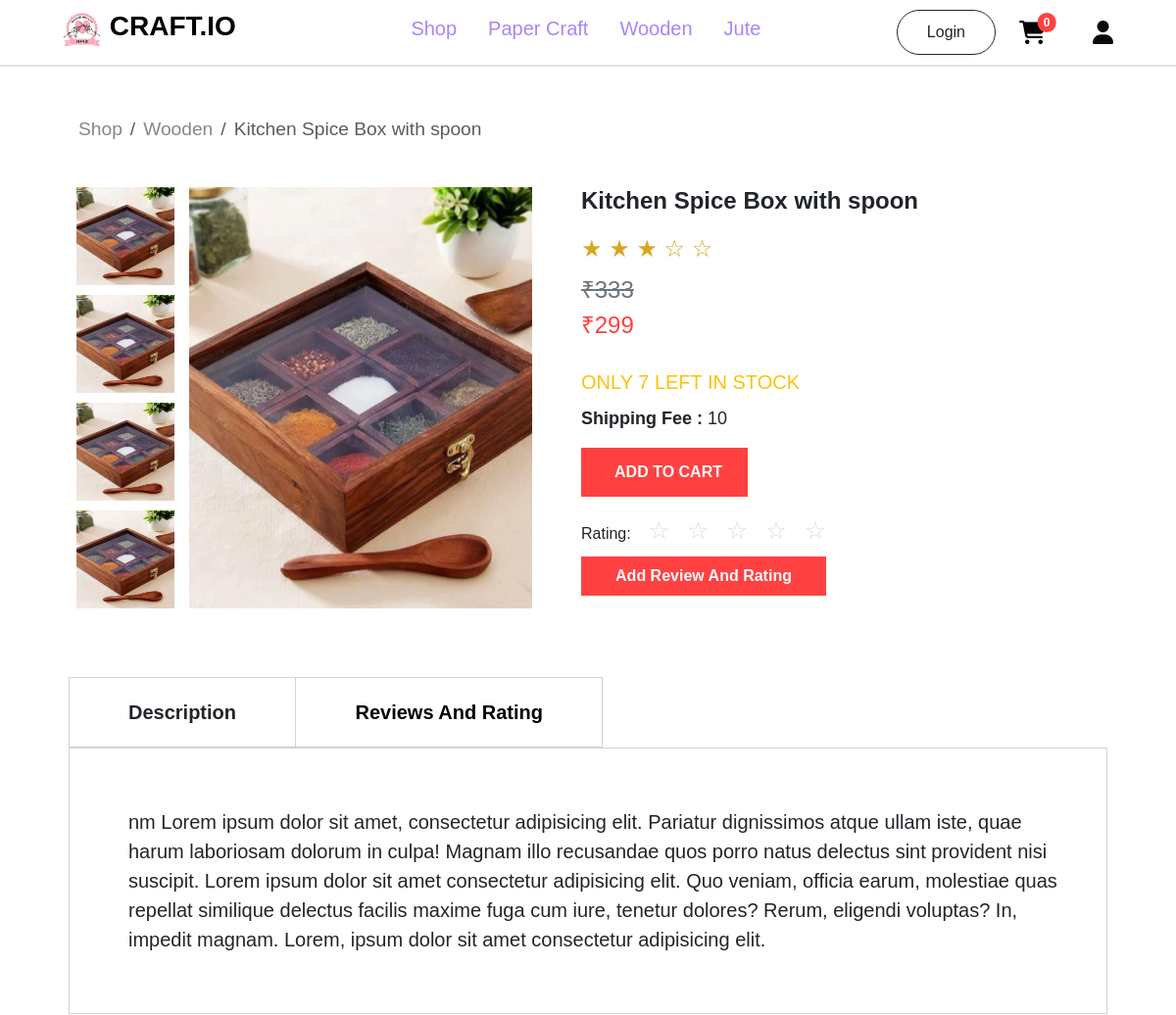
Before: /customer/pdetail/3/ (upper part) with the older database file.
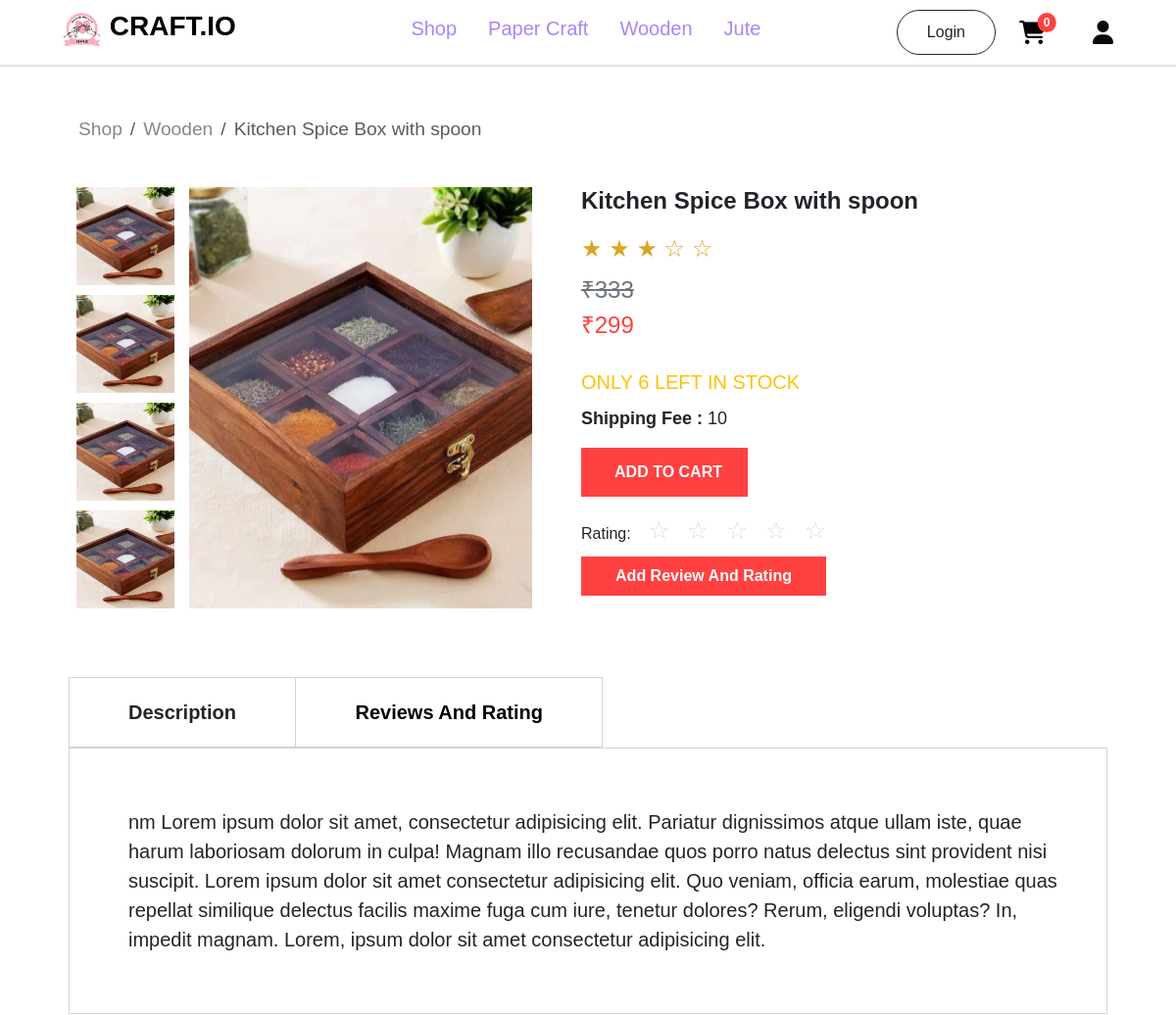
After: the same page with the newer database file.
### account/models.py (models this page shows, shortened)
class Productss(models.Model):
    title=models.CharField(max_length=100)
    description=models.CharField(max_length=500)
    price=models.IntegerField()
    offerprice=models.IntegerField()
    image=models.ImageField(upload_to='product_images')
    stock=models.IntegerField()
    ShippingFee=models.CharField(max_length=100,default='Free')
    created_at = models.DateTimeField(default=timezone.now)
    options=(
        ('PaperCraft','PaperCraft'),
        ('Wooden','Wooden'),
        ('Jute','Jute'),
    )
    category=models.CharField(max_length=100,choices=options)

### customer/views.py (the view)
# urls.py: path('pdetail/<int:id>/', ProductDetailView.as_view(), name='pdetail'),
class ProductDetailView(DetailView):
    template_name = 'productdetail.html'
    queryset = Productss.objects.all()
    context_object_name = 'product'
    pk_url_kwarg = 'id'
    def get_context_data(self, **kwargs):
        context = super().get_context_data(**kwargs)
        product = self.get_object()
        reviews = product.reviews.all()
        avg_rating = reviews.aggregate(Avg('rating'))['rating__avg']
        context['reviews'] = reviews
        context['avg_rating'] = avg_rating if avg_rating else 0
        related_products = Productss.objects.filter(category=product.category).exclude(id=product.id)[:4]
        for related_product in related_products:
            related_reviews = related_product.reviews.all()
            related_avg_rating = related_reviews.aggregate(Avg('rating'))['rating__avg']
            related_product.avg_rating = related_avg_rating if related_avg_rating else 0
        context['related_products'] = related_products
        return context

### customer/context_processors.py (called while the page is built)
def item_count(request):
    if request.user.is_authenticated:
        cart_count=Cart.objects.filter(user=request.user).count()
        wishlist_count=Wishlist.objects.filter(user=request.user).count()
        order_count=Orders.objects.filter(user=request.user).count()
        return {'cart':cart_count,'wishlist':wishlist_count,'order':order_count}
    else:
        return {"cart":0,'wishlist':0,"order":0}

### customer/templatetags/custom_filters.py (called while the page is built)
@register.filter
def to(value, max_value):
    try:
        value = int(value)
    except (ValueError, TypeError):
        value = 0
    filled_stars = '★' * value
    empty_stars = '☆' * (max_value - value)
    return filled_stars + empty_stars

@register.filter
def range_filter(value):
    return range(value)

### customer/templates/productdetail.html (shortened to what the changed rows need)
{% extends 'navbar.html' %}
{% block content %}
{% load custom_filters %}
<div style="margin: 50px 0px 20px 80px;">
<nav aria-label="breadcrumb">
    <ol class="breadcrumb" style="font-size: larger;">
        <li class="breadcrumb-item"><a href="{% url 'shop' %}" style="text-decoration: none;color: rgb(135, 135, 136);">Shop</a></li>
        <li class="breadcrumb-item">
            <a href="{% url 'products' product.category %}" style="text-decoration: none;color: rgb(135, 135, 136);">{{ product.category }}</a>
        </li>
        <li class="breadcrumb-item active" aria-current="page">{{ product.title }}</li>
    </ol>
</nav>
</div>
<div class="d-flex" style="height: 100%;gap: 20px;margin: 30px;margin-top: 0px;">
        <div class="col-md-1 d-flex flex-column ms-5 mt-4">
            <img src="{{product.image.url}}" alt="" style="height: 100px; width: 100px;margin-bottom: 10px;">
            <img src="{{product.image.url}}" alt="" style="height: 100px; width: 100px;margin-bottom: 10px;">
            <img src="{{product.image.url}}" alt="" style="height: 100px; width: 100px;margin-bottom: 10px;">
            <img src="{{product.image.url}}" alt="" style="height: 100px; width: 100px;">
        </div>
        <div class="col-md-4 mt-4">
            <img src="{{product.image.url}}" class="img-fluid " alt="" style="height: 430px; width: 350px;">
        </div>
        <div class="col d-flex flex-column " ><br>
            <h4><b>{{product.title}}</b></h4>
            <p class="mt-2" style="color: goldenrod;font-size:x-large;">
                {% for i in 5|range_filter %}
                    {% if i < avg_rating %}
                    ★
                    {% else %}
                    ☆
                    {% endif %}
                {% endfor %}
            </p>
            <s class="text-secondary" style="font-size:x-large;margin-top: -10px;">&#8377;{{product.price}}</s>
            <p style="color: #ff4141;font-size:x-large;">&#8377;{{product.offerprice}}</p>
            <h5 class="mt-1">
                {% if product.stock == 0 %}
                    <h5 class="text-danger">OUT OF STOCK</h5>
                {% elif product.stock < 10 %}
                    <h5 class="text-warning">ONLY {{ product.stock }} LEFT IN STOCK</h5>
                {% else %}
                    <h5 class="text-success">IN STOCK</h5>
                {% endif %}
            </h5>
            <p style="font-weight: bold;font-size: large;" class="mt-1">Shipping Fee : <span style="font-weight: lighter;">{{product.ShippingFee}}</span>
            <div>
                <a href="{% url 'addtocart' product.id %}" class="btn text-light d-flex justify-content-center" style="background-color: #ff4141;width: 170px;border-radius: 0px;height: 50px;">
                </a>
            </div>
    <form method="post" action="{% url 'add_review' product.id %}">
        <div class="mt-3">
        </div>
        <button type="submit" class="btn text-light d-flex justify-content-center mt-2" style="background-color: #ff4141;width: 250px;border-radius: 0px;height: 40px;">
            <b>Add Review And Rating</b></button>
    </form>
</div>
        </div>
<div style="margin: 70px;">
    <p style="font-size:20px;font-weight:bolder;border: solid 1px lightgrey;display: inline-block;padding:20px 60px 20px 60px;margin: 0;">Description</p>
    <p style="font-size:20px;font-weight:bold;border: solid 1px lightgrey;display: inline-block;padding:20px 60px 20px 60px;margin: 0;margin-left: -5px;">
        <a href="{% url 'view_reviews' product.pk %}" style="text-decoration: none;color: black;">Reviews And Rating</a>
    </p>
    <p style="font-size:20px;border: solid 1px lightgrey;padding:60px 50px 60px 60px;margin: 0;">{{product.description}}</p>
</div>
{% endblock content %}

Changed rows visible on the page:
changed Productss "Kitchen Spice Box with spoon": stock "7" → "6"
